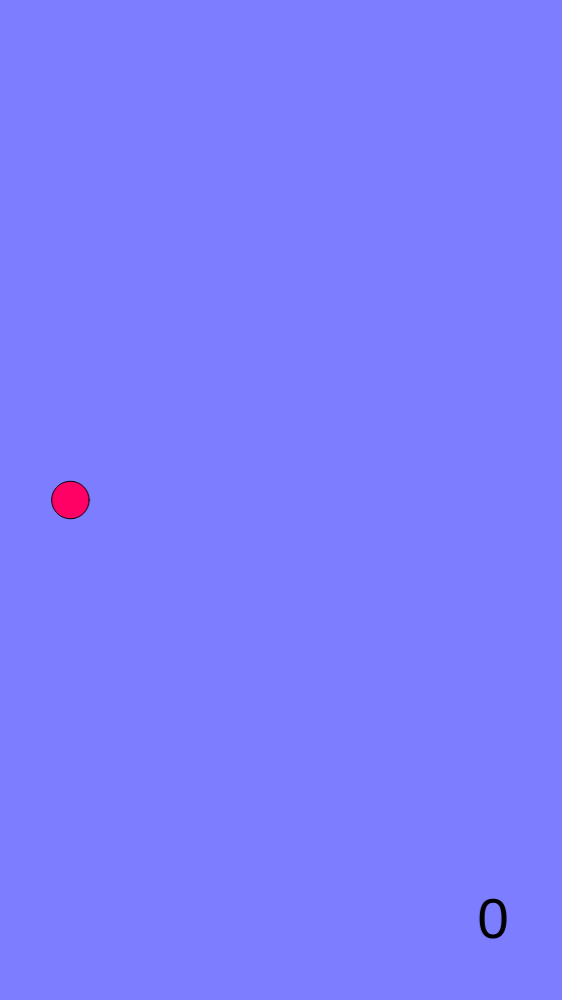
Frame 1 (no input)
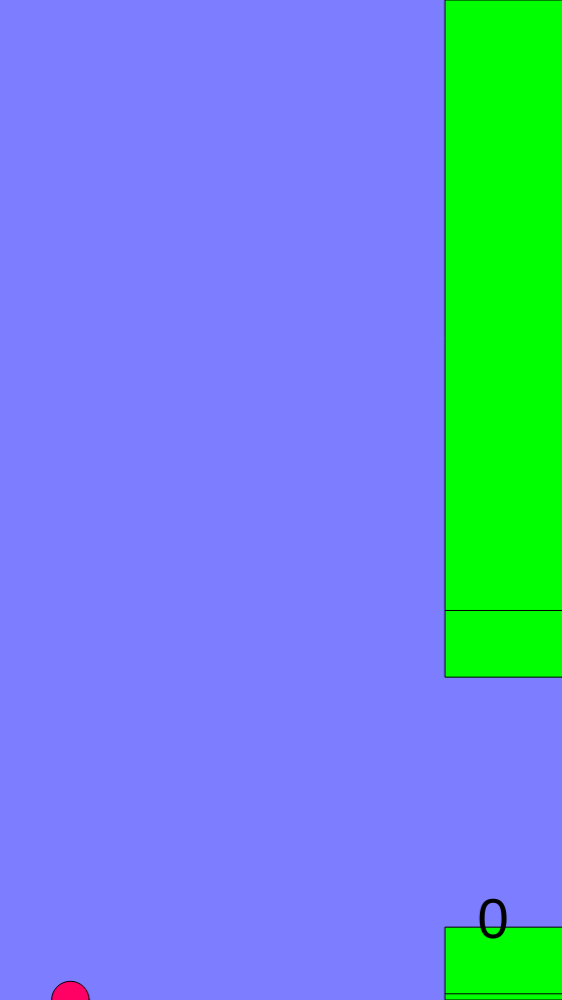
Frame 60 (no input)
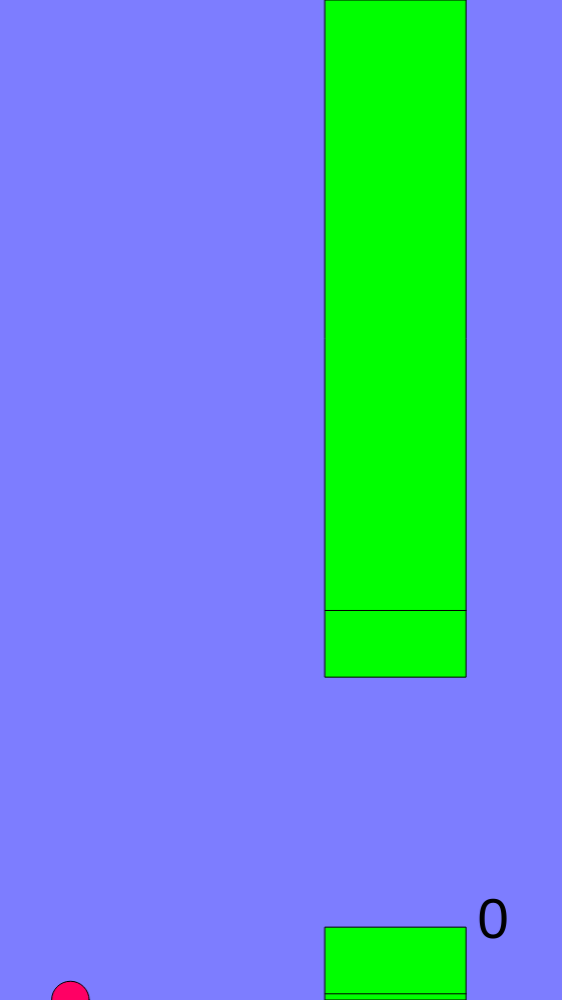
Frame 120 (the mouse pressed at the canvas centre since frame 60)

The p5.js sketch that drew these frames (run headless with seeded random() and noise() and a simulated clock; from frame 60 on, the mouse is pressed at the canvas centre):

// p5.js sketch
// ── sketch.js
enterActive = false;
var score = 0;
var count = 0;
var num = 0;

function setup() {
    createCanvas(windowHeight * 0.5625, windowHeight);
    background(50, 50, 255);
    frameRate(60);
    flappy = new Bird();
    b = [];
}

function draw() {
    background(125, 125, 255);

    // displaying the bird
    flappy.display();
    flappy.update();

    if (count++ % (int)(2.5 * height / 10) === 0) {
        console.log("Block created");
        b[num++] = new Block();
    }

    // displaying all active blocks
    for (var i = 0; i < b.length; i++) {
        if (b[i] != null) {
            b[i].display();
            b[i].update();

            // checking for collisions
            if (b[i].x < flappy.x && (b[i].x + flappy.x) > 0) {
                if (flappy.y < b[i].h1 || flappy.y > b[i].y2) {
                    console.log("DEATH");
                    b[i].displayRed();
                    stop();
                }
            }

            // checking if the block is active
            if (b[i].isDead()) {
                b[i] = null;
                console.log("Block destroyed");
                score++;
            }
        }
    }

    // score
    fill(0);
    textSize(width / 10);
    textAlign(CENTER);
    text(score * 10, 7 * width / 8, 7.5 * height / 8);
}

function keyPressed() {
    if (key === ' ') {
        flappy.tapped();
        console.log("Space Pressed");
    }

    if (keyCode === ENTER && enterActive) {
        restart();
    }
}

function mousePressed() {
    flappy.tapped();
    console.log("Mouse Pressed");
}

function stop() {
    fill(0);
    textSize(height / 18);
    textAlign(CENTER);
    text("SCORE " + score * 10, width / 2, height / 2);
    text("\n\nPRESS ENTER", width / 2, height / 2);
    enterActive = true;
    noLoop();
}

function restart() {
    b = [];
    flappy.y = height / 2;
    score = 0;
    count = 0;
    num = 0;
    enterActive = false;
    loop();
}
// ── bird.js
function Bird() {
    this.x = width / 8;
    this.y = height / 2;
    this.gravity = 0.5;
    this.velocity = 0;

    this.display = function () {
        fill(255, 0, 100);
        ellipse(this.x, this.y, width / 15, width / 15);
    }

    this.update = function () {
        this.velocity += this.gravity;
        this.y += this.velocity;
        this.velocity = constrain(this.velocity, -1 * height / 80, height / 80);
        this.y = constrain(this.y, 0, height);
        console.log(this.velocity);
    }

    this.tapped = function () {
        this.velocity -= height / 40;
    }
}
// ── block.js
function Block() {
    this.x = width;
    this.y1 = 0;
    this.h1 = Math.random() * height * 0.75;
    this.y2 = this.h1 + height * 0.25;
    this.h2 = height - this.y2;
    this.width = width / 4;

    this.display = function () {
        fill(0, 255, 0);
        rect(this.x, this.y1, this.width, this.h1);
        rect(this.x, this.y2, this.width, this.h2);
        line(this.x, this.h1 - (height / 15), this.x + this.width, this.h1 - (height / 15));
        line(this.x, this.y2 + (height / 15), this.x + this.width, this.y2 + (height / 15));
    }

    this.update = function () {
        this.x -= 2;
    }

    this.isDead = function () {
        if (this.x < -this.width) {
            return true;
        } return false;
    }

    this.displayRed = function () {
        fill(255, 0, 0);
        rect(this.x, this.y1, this.width, this.h1);
        rect(this.x, this.y2, this.width, this.h2);
        line(this.x, this.h1 - (height / 15), this.x + this.width, this.h1 - (height / 15));
        line(this.x, this.y2 + (height / 15), this.x + this.width, this.y2 + (height / 15));
    }
}
